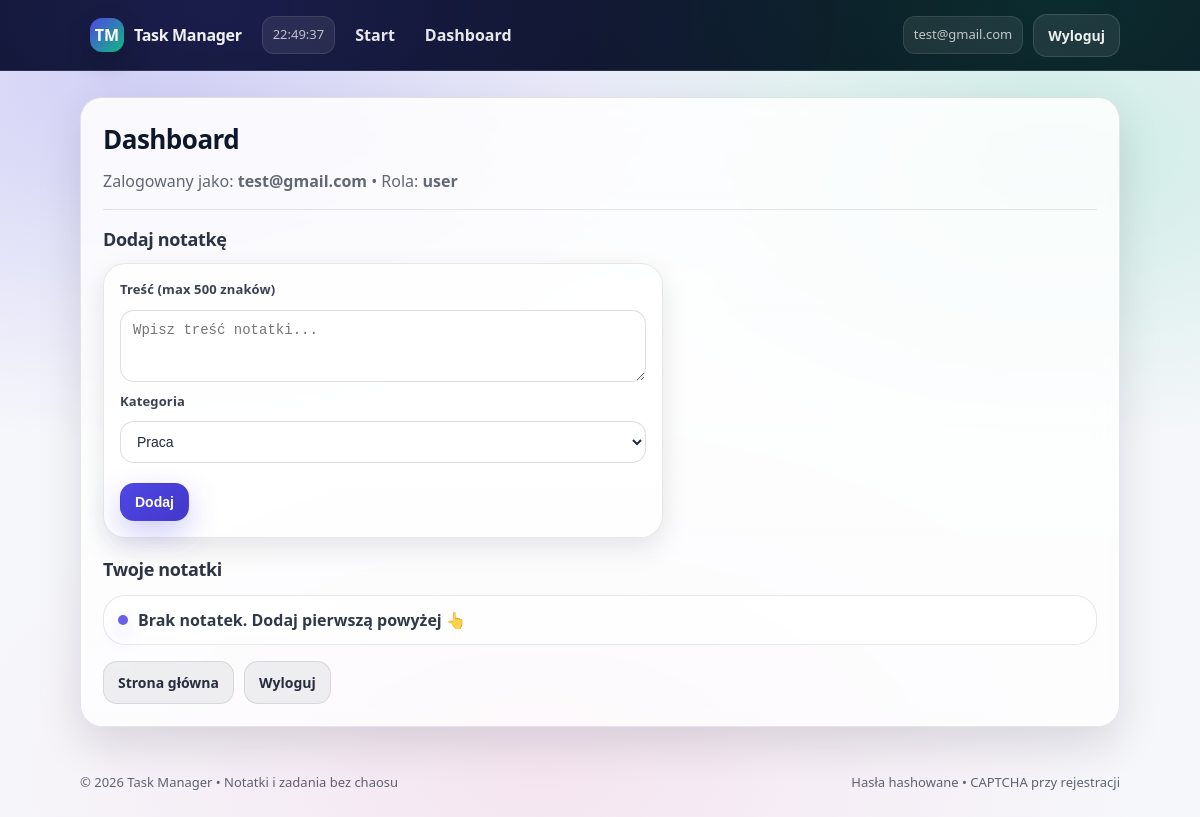
Before: /dashboard (signed in) with the older database file.
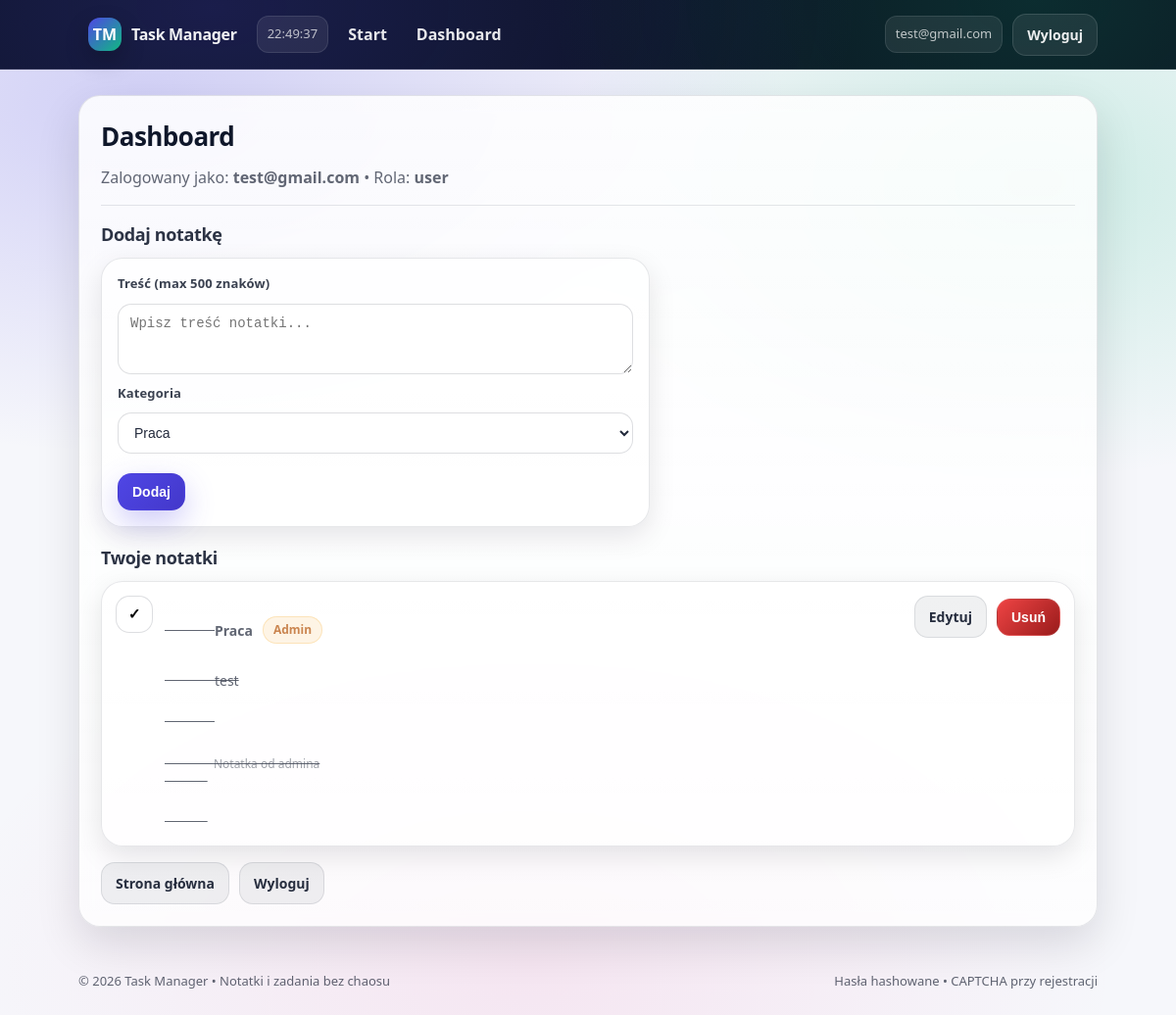
After: the same page with the newer database file.
### app/models/note.py (models this page shows, shortened)
class Note(db.Model):
    __tablename__ = "notes"
    id = db.Column(db.Integer, primary_key=True)
    content = db.Column(db.String(500), nullable=False)
    category = db.Column(db.String(20), nullable=False, default="Praca")
    is_done = db.Column(db.Boolean, nullable=False, default=False)
    created_at = db.Column(db.DateTime, nullable=False, default=datetime.utcnow)
    updated_at = db.Column(db.DateTime, nullable=False, default=datetime.utcnow, onupdate=datetime.utcnow)
    user_id = db.Column(db.Integer, db.ForeignKey("users.id"), nullable=False)
    owner = db.relationship("User", back_populates="notes", foreign_keys=[user_id])
    author_id = db.Column(db.Integer, db.ForeignKey("users.id"), nullable=False)
    author = db.relationship("User", foreign_keys=[author_id])
    @property
    def presenter(self) -> NotePresenter:
        if self.author_id != self.user_id:
            return AdminNotePresenter(category=self.category, is_done=self.is_done)
        return UserNotePresenter(category=self.category, is_done=self.is_done)

### app/controllers/main_controller.py (the view)
@main_bp.route("/dashboard")
@login_required
def dashboard():
    notes = Note.query.filter_by(user_id=current_user.id).all()
    return render_template(
        "dashboard.html",
        user=current_user,
        notes=notes
    )

### app/presenters/note_presenter.py (called while the page is built)
    @property
    def source_label(self) -> str:
        return "Notatka od admina"

    @property
    def badge_text(self) -> str:
        return "Admin"

    @property
    def badge_class(self) -> str:
        return "badge badge--admin"

### app/views/templates/dashboard.html (shortened to what this page needs)
{% extends "base.html" %}
{% block content %}
  <h1>Dashboard</h1>
  <p class="muted">
    Zalogowany jako: <b>{{ user.email }}</b> • Rola: <b>{{ user.role }}</b>
  </p>
  <hr>
  <h2>Dodaj notatkę</h2>
  <form method="post" action="{{ url_for('notes.add_note') }}" class="card">
    <label>Treść (max 500 znaków)</label>
    <textarea name="content" rows="3" maxlength="500" required placeholder="Wpisz treść notatki..."></textarea>
    <label>Kategoria</label>
    <select name="category" required>
      <option value="Praca">Praca</option>
    </select>
    <div class="actions">
      <button class="btn btn--primary" type="submit">Dodaj</button>
    </div>
  </form>
  <h2 style="margin-top: 18px;">Twoje notatki</h2>
  {% if notes %}
    <div class="notes">
      {% for note in notes %}
        <div class="note {% if note.is_done %}note--done{% endif %}">
          <div class="note-left">
            <form method="post" action="{{ url_for('notes.toggle_done', note_id=note.id) }}">
              <button class="check" type="submit" title="Zmień status">
                {% if note.is_done %}✓{% else %}○{% endif %}
              </button>
            </form>
            <div class="note-content">
              <div class="inline" style="margin-bottom:6px;">
                <b>{{ note.category }}</b>
                <span class="{{ note.presenter.badge_class }}">{{ note.presenter.badge_text }}</span>
              </div>
              {{ note.content }}
              <div class="note-meta">
                {{ note.presenter.source_label }}
              </div>
            </div>
          </div>
          <div class="inline">
            <a class="btn btn--soft" href="{{ url_for('notes.edit_note', note_id=note.id) }}">Edytuj</a>
            <form method="post" action="{{ url_for('notes.delete_note', note_id=note.id) }}"
                  onsubmit="return confirm('Na pewno usunąć notatkę?');">
              <button class="btn danger" type="submit">Usuń</button>
            </form>
          </div>
        </div>
      {% endfor %}
    </div>
  {% else %}
    <div class="flash" style="margin-top:12px;">
      <div class="flash-dot"></div>
      <div class="flash-msg">Brak notatek. Dodaj pierwszą powyżej 👆</div>
    </div>
  {% endif %}
  <div class="actions" style="margin-top: 16px;">
    <a class="btn btn--soft" href="{{ url_for('main.index') }}">Strona główna</a>
    <a class="btn btn--soft" href="{{ url_for('auth.logout') }}">Wyloguj</a>
  </div>
{% endblock %}

Changed rows visible on the page:
added Note: category "Praca", presenter.badge_text "Admin", content "test", presenter.source_label "Notatka od admina"
Other visible differences:
text no longer shown: "Brak notatek. Dodaj pierwszą powyżej 👆"
